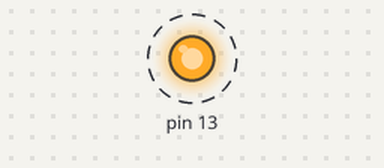
The sketch below on a simulated Arduino Uno, built with avr-gcc and run on an emulated ATmega328P. On the bench: output pins drawn as LEDs (lit = HIGH). Dashed ring = blinking. What the sketch prints to the serial monitor is not drawn.

Above: at 0.2 s.
Timing chart, 0 to 3.0 s (numbered marks = the images above):
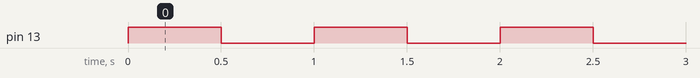

The sketch:

clase01_b6_contador.ino
```cpp
int parpadeos = 0;

void setup() {
  Serial.begin(9600);
  pinMode(13, OUTPUT);
}

void loop() {
  digitalWrite(13, HIGH);  delay(500);
  digitalWrite(13, LOW);   delay(500);
  parpadeos = parpadeos + 1;
  Serial.println(parpadeos);
}
```

Measured:
- by itself, pin 13: alternates HIGH for 0.50 s and LOW for 0.50 s
